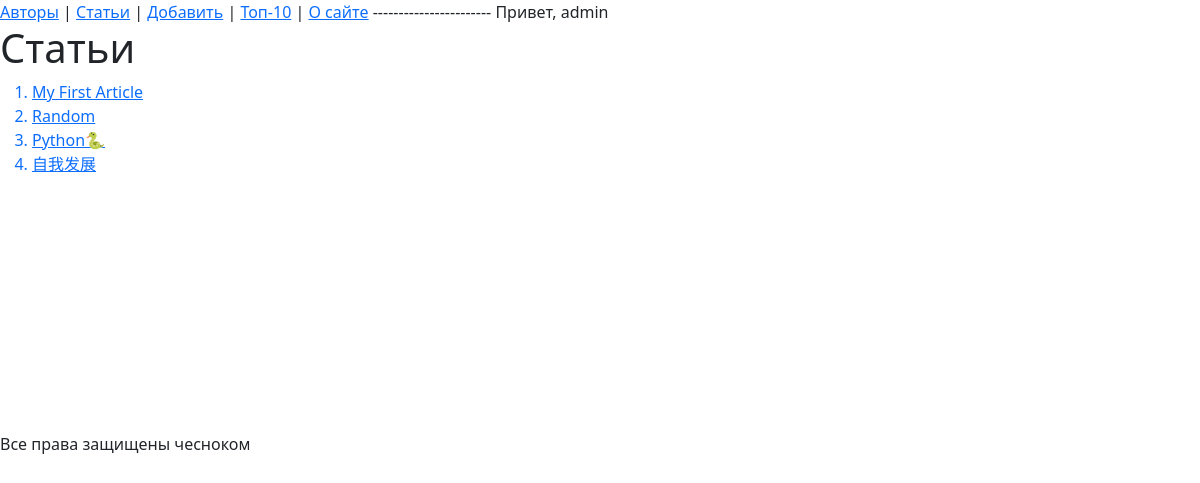
The app's page / (signed in) with its own data.
### core/models.py (models this page shows, shortened)
class Article(models.Model):
    title = models.CharField(max_length = 255)
    text = models.TextField()
    author = models.ForeignKey(
        to = "Author",
        on_delete = models.SET_NULL,
        null = True, blank = True,
        related_name = "article",
        verbose_name = "Автор"
    )
    readers = models.ManyToManyField(
        to = User,
        related_name = "read_articles",
        blank = True,
    )
    views = models.IntegerField(
        default = 0,
        verbose_name = "Просмотры"
    )
    created_at = models.DateTimeField(
        auto_now_add = True,
        null = True,
    )
    updated_at = models.DateTimeField(
        auto_now = True
    )
    is_active = models.BooleanField(
        default = True
    )

### core/views.py (the view)
# urls.py: path("", articles, name = "articles"),
def articles(request):
    articles = Article.objects.filter(is_active = True)
    return render(
        request,
        "articles.html",
        {"articles": articles}
    )

### core/templates/articles.html (shortened to what this page needs)
{% extends 'base.html' %}
{% block content %}
    <h1>Статьи</h1>
    <ol>
    {% for article in articles %}
        <a href = "{% url 'article' article.id %}"><li>{{ article.title }}</li></a>
    {% endfor %}
    </ol>
{% endblock %}

### core/templates/base.html (shortened to what this page needs)
{% load static %}
<!DOCTYPE html>
<html lang="en">
<head>
    <link href="https://cdn.jsdelivr.net/npm/bootstrap@5.0.0-beta1/dist/css/bootstrap.min.css" rel="stylesheet">
    <link rel="stylesheet" href="{% static 'mystyle.css' %}">
</head>
<body>
    <a href = "{% url 'authors' %}">Авторы</a> |
    <a href = "{% url 'articles' %}">Статьи</a> |
    <a href = "{% url 'article-add' %}">Добавить</a> |
    <a href = "#">Топ-10</a> |
    <a href = "{% url 'about' %}">О сайте</a>
    -----------------------
    <span>Привет, {{ request.user.username }}</span>
    {% block content %}
    {% endblock %}
    <br><br><br><br><br><br><br><br><br><br>
    <footer>Все права защищены чесноком</footer>
</body>
</html>

### records on screen
Article: title "My First Article"
Article: title "Random"
Article: title "Python🐍"
Article: title "自我发展"

### other values on screen
{{ request.user.username }} "admin"
